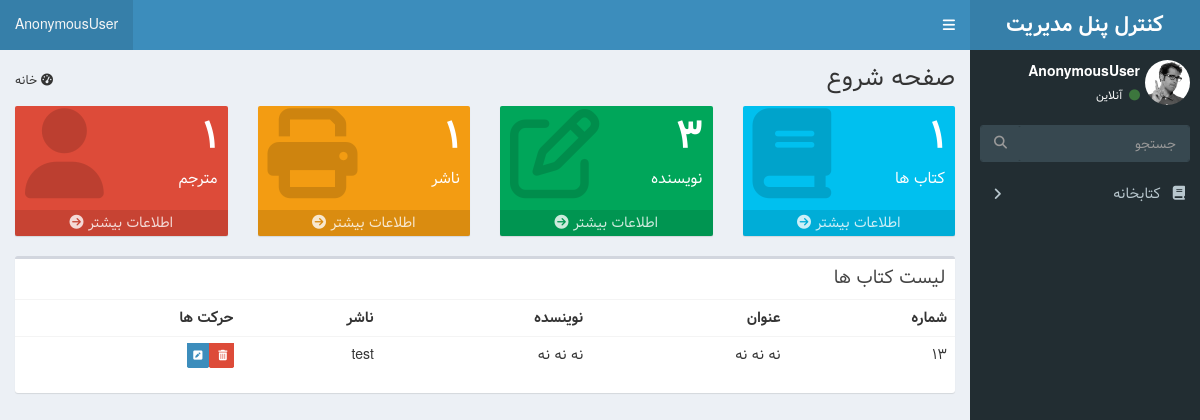
Before: /admin_panel/ with the older database file.
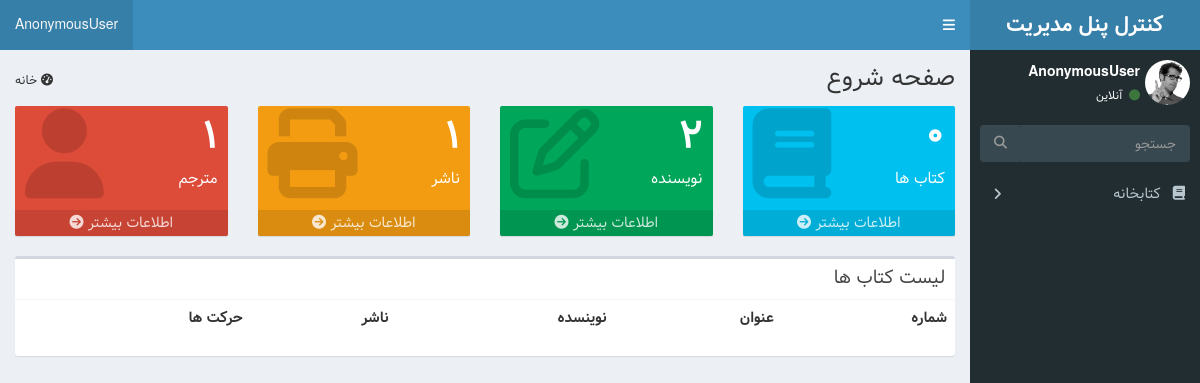
After: the same page with the newer database file.
### library/models.py (models this page shows, shortened)
class Books(models.Model):
    title = models.CharField(max_length=50, verbose_name="عنوان")
    slug = models.SlugField(
        max_length=20, allow_unicode=True, unique=True, editable=False
    )
    translator = models.ForeignKey(
        Translators,
        verbose_name="مترجم",
        on_delete=models.CASCADE,
        blank=True,
        null=True,
    )
    author = models.ForeignKey(
        Authors, verbose_name="نویسنده", on_delete=models.CASCADE
    )
    genres = models.ManyToManyField(Genres, verbose_name="ژانر")
    publisher = models.ForeignKey(
        Publishers, verbose_name="ناشر", on_delete=models.CASCADE
    )
    book_image = models.ImageField(upload_to="images/books", verbose_name="کاور کتاب")
    detail = models.TextField(verbose_name="توضیحات")

class Authors(models.Model):
    name = models.CharField(max_length=50, verbose_name="نام")
    slug = models.SlugField(
        max_length=20, allow_unicode=True, unique=True, editable=False
    )
    def __str__(self):
        return self.name

class Publishers(models.Model):
    title = models.CharField(max_length=50, verbose_name="عنوان")
    website = models.URLField(verbose_name="وب سایت")
    def __str__(self):
        return self.title

### admin_panel/views.py (the view)
# urls.py: path("", views.DashboardView.as_view(), name="admin"),
class DashboardView(TemplateView):
    template_name = "admin_panel/admin_panel.html"
    def get_context_data(self, **kwargs):
        context = super(DashboardView, self).get_context_data()
        context["books"] = models.Books.objects.all()
        context["authors"] = models.Authors.objects.all()
        context["publishers"] = models.Publishers.objects.all()
        context["translators"] = models.Translators.objects.all()
        return context

### admin_panel/templates/admin_panel/admin_panel.html (shortened to what this page needs)
{% extends 'admin_panel/basic.html' %}
{% block content %}
<section class="content-header">
    <h1>
        صفحه شروع
    </h1>
    <ol class="breadcrumb">
        <li><i class="fa fa-dashboard"></i> خانه</a></li>
    </ol>
</section>
<section class="content">
    <div class="row">
        <div class="col-lg-3 col-xs-6">
            <div class="small-box bg-aqua">
                <div class="inner">
                    <h3>{{books.count}}</h3>
                    <p>کتاب ها</p>
                </div>
                <div class="icon">
                    <i class="fa fa-book"></i>
                </div>
                <a href="#" class="small-box-footer">
                    اطلاعات بیشتر <i class="fa fa-arrow-circle-right"></i>
                </a>
            </div>
        </div>
        <div class="col-lg-3 col-xs-6">
            <div class="small-box bg-green">
                <div class="inner">
                    <h3>{{authors.count}}<sup style="font-size: 20px"></sup></h3>
                    <p>نویسنده</p>
                </div>
                <div class="icon">
                    <i class="fa fa-pencil-square-o"></i>
                </div>
                <a href="#" class="small-box-footer">
                    اطلاعات بیشتر <i class="fa fa-arrow-circle-right"></i>
                </a>
            </div>
        </div>
        <div class="col-lg-3 col-xs-6">
            <div class="small-box bg-yellow">
                <div class="inner">
                    <h3>{{publishers.count}}</h3>
                    <p>ناشر</p>
                </div>
                <div class="icon">
                    <i class="fa fa-print"></i>
                </div>
                <a href="#" class="small-box-footer">
                    اطلاعات بیشتر <i class="fa fa-arrow-circle-right"></i>
                </a>
            </div>
        </div>
        <div class="col-lg-3 col-xs-6">
            <div class="small-box bg-red">
                <div class="inner">
                    <h3>{{translators.count}}</h3>
                    <p>مترجم</p>
                </div>
                <div class="icon">
                    <i class="fa fa-user"></i>
                </div>
                <a href="#" class="small-box-footer">
                    اطلاعات بیشتر <i class="fa fa-arrow-circle-right"></i>
                </a>
            </div>
        </div>
    </div>
    <div class="box">
        <div>
            <div class="box-header">
                <h3 class="box-title">لیست کتاب ها</h3>
            </div>
            <div class="box-body table-responsive no-padding">
                <table class="table table-hover">
                    <tbody>
                        <tr>
                            <th>شماره</th>
                            <th>عنوان</th>
                            <th>نوینسده</th>
                            <th>ناشر</th>
                            <th>حرکت ها</th>
                        </tr>
                        {% for book in books %}
                        <tr>
                            <td>{{book.id}}</td>
                            <td>{{book.title}}</td>
                            <td>{{book.author}}</td>
                            <td>{{book.publisher}}</td>
                            <td>
                                <a href="" class="label-danger">
                                    <span class="label label-danger">
                                        <i class="fa fa-trash"></i>
                                    </span>
                                </a>
                                <a href="" class="label-primary">
                                    <span class="label label-primary">
                                        <i class="fa  fa-pencil-square"></i>
                                    </span>
                                </a>
                            </td>
                        </tr>
                        {% endfor %}
                    </tbody>
                </table>
            </div>
            <br>
        </div>
    </div>
</section>
{% endblock content %}

Changed rows visible on the page:
removed Books: id "13", title "نه نه نه", author "نه نه نه", publisher "test"
Other visible differences:
{{ books.count }}: "1" → "0"
{{ authors.count }}: "3" → "2"
